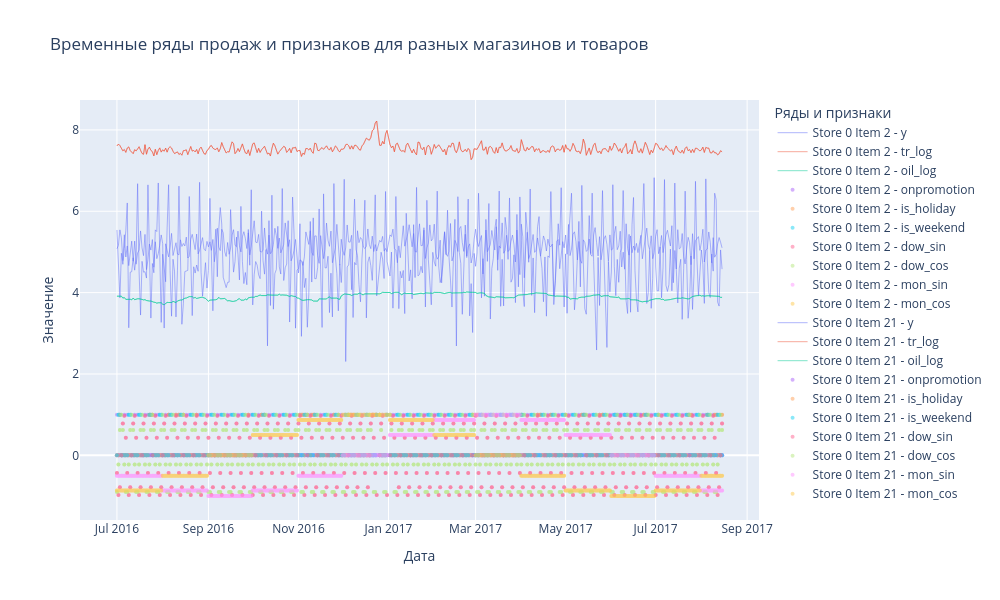

Notebook code cell kept with this figure:
### Code cell
fig = go.Figure()

for store in df["store_id"].unique()[:1]:
    for item in df[df["store_id"] == store]["item_id"].unique()[:2]:
        current_series = df[(df["store_id"] == store) & (df["item_id"] == item)].sort_values(
            "date"
        )
        for col in [TARGET_COL] + PAST_COV_COLS:
            fig.add_trace(
                go.Scatter(
                    x=current_series["date"],
                    y=current_series[col],
                    mode="lines",
                    name=f"Store {store} Item {item} - {col}",
                    line=dict(width=1),
                    opacity=0.5,
                )
            )
        for col in KNOWN_FUTURE_COLS:
            fig.add_trace(
                go.Scatter(
                    x=current_series["date"],
                    y=current_series[col],
                    mode="markers",
                    name=f"Store {store} Item {item} - {col}",
                    marker=dict(size=4),
                    opacity=0.5,
                )
            )

fig.update_layout(
    title="Временные ряды продаж и признаков для разных магазинов и товаров",
    xaxis_title="Дата",
    yaxis_title="Значение",
    legend_title="Ряды и признаки",
    height=600,
    width=1000,
    showlegend=True,
)

fig.show()

### Figure 1 — Plotly figure (JSON) as saved in the notebook; plotly's stock layout.template omitted (floating-point values rounded to 4 significant figures; data arrays with more than 128 entries replaced by an {"elided": "..."} marker saying what was removed)
{"data": [{"line": {"width": 1}, "mode": "lines", "name": "Store 0 Item 2 - y", "opacity": 0.5, "type": "scatter", "x": {"elided": "409 str values"}, "y": {"elided": "409 float values"}}, {"line": {"width": 1}, "mode": "lines", "name": "Store 0 Item 2 - tr_log", "opacity": 0.5, "type": "scatter", "x": {"elided": "409 str values"}, "y": {"elided": "409 float values"}}, {"line": {"width": 1}, "mode": "lines", "name": "Store 0 Item 2 - oil_log", "opacity": 0.5, "type": "scatter", "x": {"elided": "409 str values"}, "y": {"elided": "409 float values"}}, {"marker": {"size": 4}, "mode": "markers", "name": "Store 0 Item 2 - onpromotion", "opacity": 0.5, "type": "scatter", "x": {"elided": "409 str values"}, "y": {"elided": "409 int values"}}, {"marker": {"size": 4}, "mode": "markers", "name": "Store 0 Item 2 - is_holiday", "opacity": 0.5, "type": "scatter", "x": {"elided": "409 str values"}, "y": {"elided": "409 int values"}}, {"marker": {"size": 4}, "mode": "markers", "name": "Store 0 Item 2 - is_weekend", "opacity": 0.5, "type": "scatter", "x": {"elided": "409 str values"}, "y": {"elided": "409 int values"}}, {"marker": {"size": 4}, "mode": "markers", "name": "Store 0 Item 2 - dow_sin", "opacity": 0.5, "type": "scatter", "x": {"elided": "409 str values"}, "y": {"elided": "409 float values"}}, {"marker": {"size": 4}, "mode": "markers", "name": "Store 0 Item 2 - dow_cos", "opacity": 0.5, "type": "scatter", "x": {"elided": "409 str values"}, "y": {"elided": "409 float values"}}, {"marker": {"size": 4}, "mode": "markers", "name": "Store 0 Item 2 - mon_sin", "opacity": 0.5, "type": "scatter", "x": {"elided": "409 str values"}, "y": {"elided": "409 float values"}}, {"marker": {"size": 4}, "mode": "markers", "name": "Store 0 Item 2 - mon_cos", "opacity": 0.5, "type": "scatter", "x": {"elided": "409 str values"}, "y": {"elided": "409 float values"}}, {"line": {"width": 1}, "mode": "lines", "name": "Store 0 Item 21 - y", "opacity": 0.5, "type": "scatter", "x": {"elided": "409 str values"}, "y": {"elided": "409 float values"}}, {"line": {"width": 1}, "mode": "lines", "name": "Store 0 Item 21 - tr_log", "opacity": 0.5, "type": "scatter", "x": {"elided": "409 str values"}, "y": {"elided": "409 float values"}}, {"line": {"width": 1}, "mode": "lines", "name": "Store 0 Item 21 - oil_log", "opacity": 0.5, "type": "scatter", "x": {"elided": "409 str values"}, "y": {"elided": "409 float values"}}, {"marker": {"size": 4}, "mode": "markers", "name": "Store 0 Item 21 - onpromotion", "opacity": 0.5, "type": "scatter", "x": {"elided": "409 str values"}, "y": {"elided": "409 int values"}}, {"marker": {"size": 4}, "mode": "markers", "name": "Store 0 Item 21 - is_holiday", "opacity": 0.5, "type": "scatter", "x": {"elided": "409 str values"}, "y": {"elided": "409 int values"}}, {"marker": {"size": 4}, "mode": "markers", "name": "Store 0 Item 21 - is_weekend", "opacity": 0.5, "type": "scatter", "x": {"elided": "409 str values"}, "y": {"elided": "409 int values"}}, {"marker": {"size": 4}, "mode": "markers", "name": "Store 0 Item 21 - dow_sin", "opacity": 0.5, "type": "scatter", "x": {"elided": "409 str values"}, "y": {"elided": "409 float values"}}, {"marker": {"size": 4}, "mode": "markers", "name": "Store 0 Item 21 - dow_cos", "opacity": 0.5, "type": "scatter", "x": {"elided": "409 str values"}, "y": {"elided": "409 float values"}}, {"marker": {"size": 4}, "mode": "markers", "name": "Store 0 Item 21 - mon_sin", "opacity": 0.5, "type": "scatter", "x": {"elided": "409 str values"}, "y": {"elided": "409 float values"}}, {"marker": {"size": 4}, "mode": "markers", "name": "Store 0 Item 21 - mon_cos", "opacity": 0.5, "type": "scatter", "x": {"elided": "409 str values"}, "y": {"elided": "409 float values"}}], "layout": {"height": 600, "legend": {"title": {"text": "Ряды и признаки"}}, "showlegend": true, "title": {"text": "Временные ряды продаж и признаков для разных магазинов и товаров"}, "width": 1000, "xaxis": {"title": {"text": "Дата"}}, "yaxis": {"title": {"text": "Значение"}}}}
